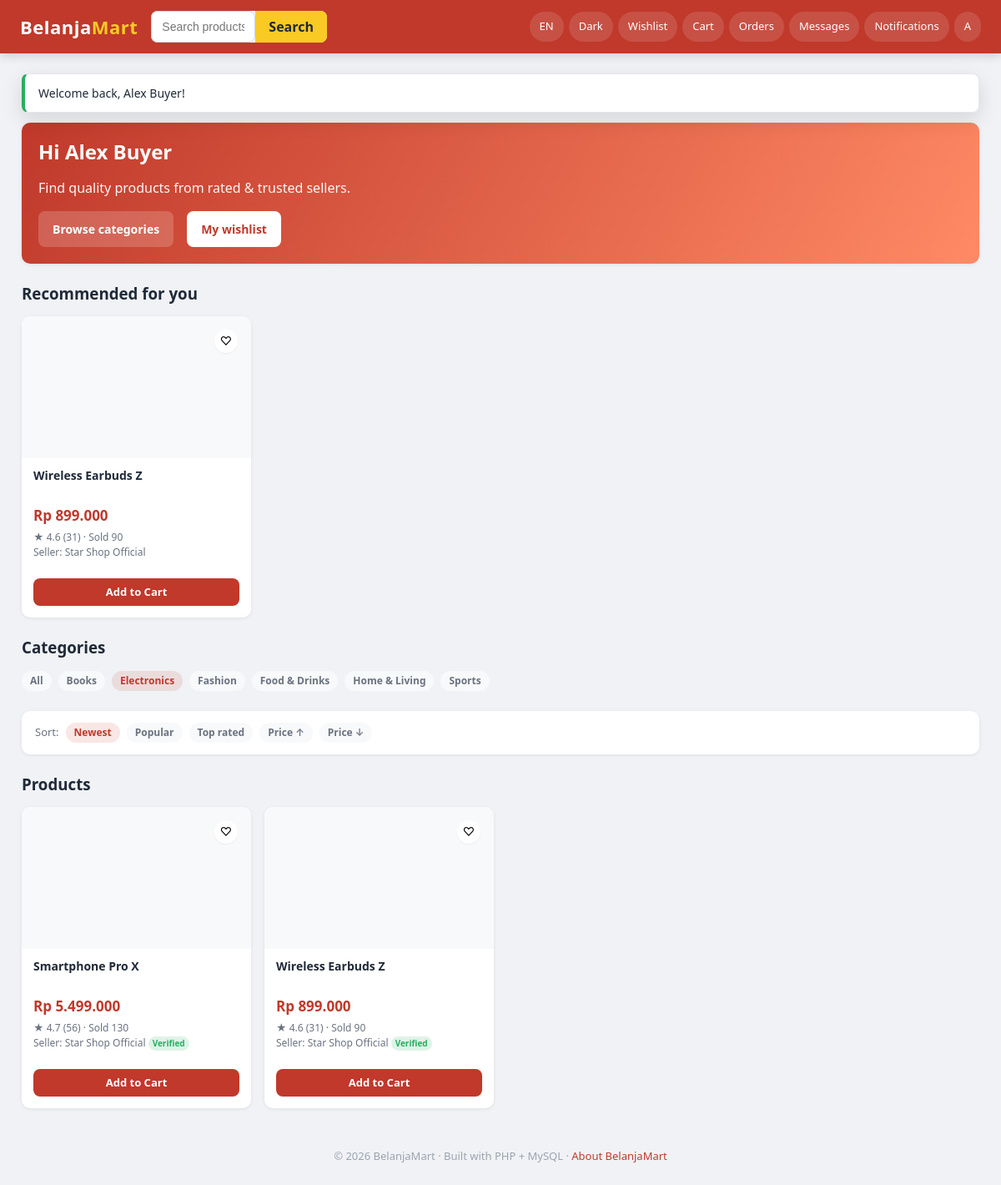
Screenshot of /frontend/pages/buyer/home.php?cat=1 (signed in) with the database file from the repository.
### tables this page shows
CREATE TABLE products (
    product_id     INT AUTO_INCREMENT PRIMARY KEY,
    seller_id      INT NOT NULL,                     
    category_id    INT,
    product_name   VARCHAR(180) NOT NULL,
    description    TEXT,
    price          DECIMAL(12,2) NOT NULL,           
    currency_code  CHAR(3) NOT NULL DEFAULT 'IDR',
    stock          INT NOT NULL DEFAULT 0,
    image          VARCHAR(255) DEFAULT NULL,
    weight_grams   INT NOT NULL DEFAULT 500,
    is_active      TINYINT(1) NOT NULL DEFAULT 1,
    average_rating DECIMAL(3,2) NOT NULL DEFAULT 0,
    total_reviews  INT NOT NULL DEFAULT 0,
    total_sold     INT NOT NULL DEFAULT 0,
    views          INT NOT NULL DEFAULT 0,
    created_at     TIMESTAMP DEFAULT CURRENT_TIMESTAMP,
    updated_at     TIMESTAMP DEFAULT CURRENT_TIMESTAMP ON UPDATE CURRENT_TIMESTAMP,
    FOREIGN KEY (seller_id)     REFERENCES users(user_id) ON DELETE CASCADE,
    FOREIGN KEY (category_id)   REFERENCES categories(category_id) ON DELETE SET NULL,
    FOREIGN KEY (currency_code) REFERENCES currencies(currency_code),
    INDEX idx_seller   (seller_id),
    INDEX idx_category (category_id),
    INDEX idx_active   (is_active),
    FULLTEXT KEY ft_name_desc (product_name, description)
);

CREATE TABLE currencies (
    currency_code  CHAR(3) PRIMARY KEY,             
    symbol         VARCHAR(8)   NOT NULL,
    name           VARCHAR(60)  NOT NULL,
     
    rate_to_usd    DECIMAL(18,6) NOT NULL DEFAULT 1,
    updated_at     TIMESTAMP DEFAULT CURRENT_TIMESTAMP ON UPDATE CURRENT_TIMESTAMP
);

CREATE TABLE seller_profiles (
    user_id        INT PRIMARY KEY,
    shop_name      VARCHAR(120) NOT NULL,
    description    TEXT,
    banner         VARCHAR(255) DEFAULT NULL,
     
    avg_rating         DECIMAL(3,2)  NOT NULL DEFAULT 0,
    total_reviews      INT NOT NULL DEFAULT 0,
    total_sales        INT NOT NULL DEFAULT 0,         
    total_cancellations INT NOT NULL DEFAULT 0,
    response_time_min  INT NOT NULL DEFAULT 0,         
    cancellation_rate  DECIMAL(5,2) NOT NULL DEFAULT 0,    
    delivery_success_rate DECIMAL(5,2) NOT NULL DEFAULT 100,
    is_verified        TINYINT(1) NOT NULL DEFAULT 0,
    FOREIGN KEY (user_id) REFERENCES users(user_id) ON DELETE CASCADE
);

CREATE TABLE categories (
    category_id    INT AUTO_INCREMENT PRIMARY KEY,
    category_name  VARCHAR(100) NOT NULL,
    icon           VARCHAR(20)  DEFAULT '📦',
    parent_id      INT NULL,
    FOREIGN KEY (parent_id) REFERENCES categories(category_id) ON DELETE SET NULL
);

### frontend/pages/buyer/home.php (the view, shortened to what the rows shown need)
<?php
require_once __DIR__ . '/../../../backend/config/bootstrap.php';
$user        = current_user();
$displayCur  = $user['currency'] ?? 'IDR';
$filters = [
    'category_id' => (int) ($_GET['cat'] ?? 0) ?: null,
    'search'      => trim((string) ($_GET['q'] ?? '')) ?: null,
    'sort'        => $_GET['sort'] ?? null,
    'limit'       => 24,
    'in_stock'    => true,
];
$products      = ProductModel::search($filters);
$categories    = ProductModel::categories();
$recommendations = RecommendationService::topPicks((int) $user['user_id'], 8);
$wishlistIds   = array_column(WishlistModel::listFor((int) $user['user_id']), 'product_id');
?>
<div class="card" style="background: linear-gradient(120deg, var(--color-primary), #ff8a65); color:#fff; margin-bottom:24px;">
    <h2 style="font-size:24px;"><?= e(__('Hi :name', ['name' => $user['name']])) ?></h2>
</div>
<?php if (!empty($recommendations)): ?>
<div class="grid grid-cards mb-3">
    <?php foreach ($recommendations as $p):
        $p['_wished'] = in_array($p['product_id'], $wishlistIds, true);
        component('product_card', ['p' => $p, 'displayCurrency' => $displayCur]);
    endforeach; ?>
</div>
<?php endif; ?>
<div class="row mb-3" style="gap:8px; flex-wrap:wrap;">
    <a class="tag <?= empty($filters['category_id']) ? 'tag-primary' : '' ?>" href="<?= base_url('/frontend/pages/buyer/home.php') ?>"><?= e(__('All')) ?></a>
    <?php foreach ($categories as $c): ?>
        <a class="tag <?= ($filters['category_id'] ?? 0) == $c['category_id'] ? 'tag-primary' : '' ?>"
           href="<?= base_url('/frontend/pages/buyer/home.php?cat=' . (int) $c['category_id']) ?>">
            <?= e($c['icon']) ?> <?= e($c['category_name']) ?>
        </a>
    <?php endforeach; ?>
</div>
<?php if (empty($products)): ?>
    <div class="card center" style="padding: 50px; flex-direction: column;">
        <div style="font-size:24px; color:var(--text-soft);">No results</div>
        <p class="text-muted"><?= e(__('No products match your filters.')) ?></p>
    </div>
<?php else: ?>
<div class="grid grid-cards">
    <?php foreach ($products as $p):
        $p['_wished'] = in_array($p['product_id'], $wishlistIds, true);
        component('product_card', ['p' => $p, 'displayCurrency' => $displayCur]);
    endforeach; ?>
</div>
<?php endif; ?>

### frontend/components/product_card.php (shortened to what the rows shown need)
<?php
$display = $displayCurrency ?? ($p['currency_code'] ?? 'IDR');
$priceText = Currency::display(
    (float) $p['price'],
    $p['currency_code'] ?? 'IDR',
    $display
);
$wished = !empty($p['_wished']);
?>
<div class="product-card">
    <a href="<?= base_url('/frontend/pages/shared/product_detail.php?id=' . (int) $p['product_id']) ?>" style="color:inherit;">
        <div class="img">
            <?php if (current_user() && (current_user()['role'] ?? null) === 'buyer'): ?>
                <form method="POST" action="<?= base_url('/frontend/pages/buyer/wishlist.php') ?>" style="position:absolute; top:8px; right:8px;">
                    <button type="submit" class="wish-btn <?= $wished ? 'active' : '' ?>" title="Wishlist">
                        <?= $wished ? '♥' : '♡' ?>
                    </button>
                </form>
            <?php endif; ?>
        </div>
        <div class="body">
            <div class="name"><?= e($p['product_name']) ?></div>
            <div class="price"><?= $priceText ?></div>
            <div class="meta">★ <?= number_format((float) $p['average_rating'], 1) ?>
                (<?= (int) $p['total_reviews'] ?>) · <?= e(__('Sold')) ?> <?= (int) ($p['total_sold'] ?? 0) ?></div>
            <div class="meta"><?= e(__('Seller')) ?>: <?= e($p['shop_name'] ?? $p['seller_name'] ?? '-') ?>
                <?php if (!empty($p['seller_verified'])): ?> <span class="tag tag-success" style="font-size:10px; padding:1px 5px;">Verified</span><?php endif; ?>
            </div>
        </div>
    </a>
    <div class="body" style="padding-top:0;">
        <div class="actions">
            <?php if (current_user() && (current_user()['role'] ?? null) === 'buyer'): ?>
                <a href="<?= base_url('/frontend/pages/buyer/cart.php?add=' . (int) $p['product_id']) ?>" class="btn btn-primary btn-sm btn-block"><?= e(__('Add to Cart')) ?></a>
            <?php else: ?>
                <a href="<?= base_url('/frontend/pages/shared/product_detail.php?id=' . (int) $p['product_id']) ?>" class="btn btn-outline btn-sm btn-block"><?= e(__('View Details')) ?></a>
            <?php endif; ?>
        </div>
    </div>
</div>

### rows the page displays
products: product_name "Wireless Earbuds Z", priceText "Rp 899.000", average_rating "4.6", total_reviews "31", total_sold "90", seller_profiles.shop_name "Star Shop Official"
categories: category_name "Books"
categories: category_name "Electronics"
categories: category_name "Fashion"
categories: category_name "Food & Drinks"
categories: category_name "Home & Living"
categories: category_name "Sports"
products: product_name "Smartphone Pro X", priceText "Rp 5.499.000", average_rating "4.7", total_reviews "56", total_sold "130", seller_profiles.shop_name "Star Shop Official"

### other values shown
$langFlags[$currentLang] "EN"
__('Wishlist') "Wishlist"
__('Cart') "Cart"
__('Orders') "Orders"
__('Messages') "Messages"
__('Notifications') "Notifications"
mb_strtoupper(mb_substr($user['name'], 0, 1)) "A"
$ok "Welcome back, Alex Buyer!"
__('Hi :name', ['name' => $user['name']]) "Hi Alex Buyer"
__('Find quality products from rated & trusted sellers.') "Find quality products from rated & trusted sellers."
__('Browse categories') "Browse categories"
__('My wishlist') "My wishlist"
__('Recommended for you') "Recommended for you"
__('Categories') "Categories"
__('All') "All"
